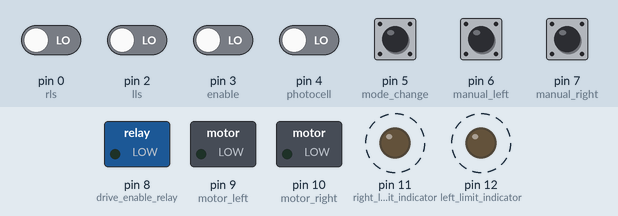
Recording of a sketch running on a simulated Arduino Uno, built with avr-gcc and run on an emulated ATmega328P. Parts: switched loads named in the sketch (green lamp = pin HIGH), output pins drawn as LEDs (lit = HIGH). Dashed ring = blinking. The test bench sets the inputs (shaded band); at power-on: pin 0 (rls), pin 2 (lls), pin 3 (enable), pin 4 (photocell), pin 5 (mode_change), pin 6 (manual_left), pin 7 (manual_right) LOW.

Above: at 2.8 s.
2.9 s: pin 3 (enable) driven HIGH
At 4.2 s:
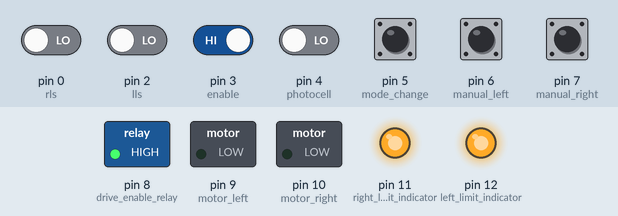
4.5 s: pin 0 (rls) driven HIGH
At 5.3 s:
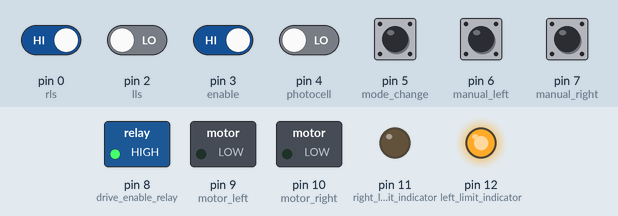
6.0 s: pin 2 (lls) driven HIGH
At 6.5 s:
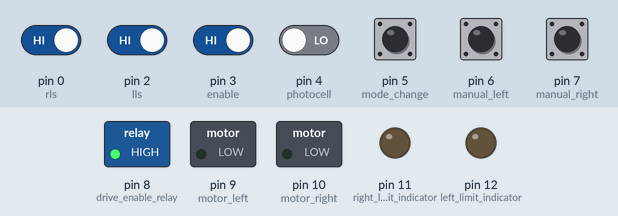
7.5 s: pin 5 (mode_change) pulled HIGH for 1.2 s
At 8.4 s:
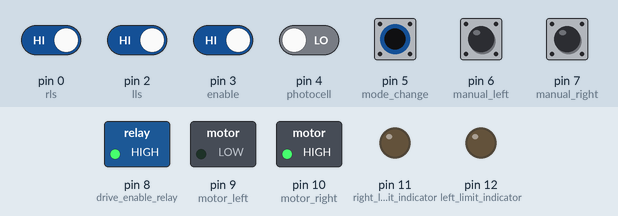
10.2 s: pin 6 (manual_left) pulled HIGH for 1.2 s
At 10.9 s:
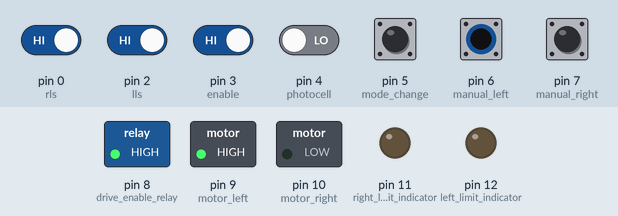
12.9 s: pin 0 (rls) driven LOW
At 14.1 s:
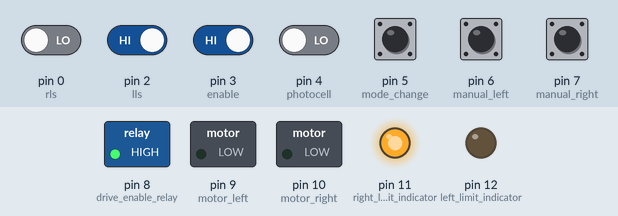
Timing chart, 0 to 15.4 s (numbered marks = the images above; inputs shaded):
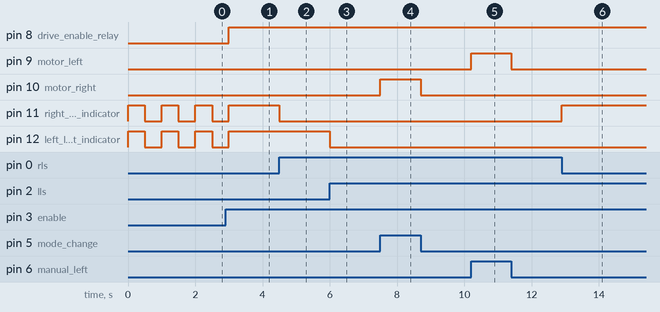

The sketch:

EPC_Controlling_ASHE.ino
```cpp
// Pin Number and Variabe decaration for Input
const int rls = 0;                          // Right Limit Switch
const int cls = 1;                          // Center Switch
const int lls = 2;                          // Left Limit Switch
const int enable = 3;                       // Enable Signal from Main PLC
const int photocell = 4;                    // Photocell input from Edge Dtector
const int mode_change = 5;                  // Mode Change Input From Auto Manual Switch
const int manual_left = 6;                  // Push Button Switch for run the Motor Left Direction
const int manual_right = 7;                 // Push Button Switch for run the Motor Left Direction
// Pin Number and Variabe decaration for OutPut
const int drive_enable_relay = 8;           //Drive Enable relay to enable the Motor Drive
const int motor_left = 9;                   //Output Signal to H-Bridge to Run Motor in Left Direction
const int motor_right = 10;                 //Output Signal to H-Bridge to Run Motor in Right Direction
const int right_limit_indicator = 11;       //Right Side Limit Switch to Stop the Motor
const int left_limit_indicator = 12;        //Left Side Limit Switch to Stop the Motor

// variable for reading the Input status of Input Switch, Initially all the variable are set to Zero
int rls_state = 0;
int cls_state = 0;
int lls_state = 0;
int enable_state = 0;
int photocell_state = 0;
int mode_change_state = 0;
int manual_left_state = 0;
int manual_right_state = 0;


void setup() {
  // Declaration the port as Input
  pinMode(rls, INPUT);
  pinMode(cls, INPUT);
  pinMode(lls, INPUT);
  pinMode(enable, INPUT);
  pinMode(photocell, INPUT);
  pinMode(mode_change, INPUT);
  pinMode(manual_left, INPUT);
  pinMode(manual_right, INPUT);
  // Declaration the port as Output
  pinMode(drive_enable_relay, OUTPUT);
  pinMode(motor_left, OUTPUT);
  pinMode(motor_right, OUTPUT);
  pinMode(left_limit_indicator, OUTPUT);
  pinMode(right_limit_indicator, OUTPUT);
}

void loop() {
  //Read the enable signal from PLC, if Enable signal is High it goes to Anable active function, or It will dancine Indicator!
  enable_state = digitalRead(enable);
  if(enable_state == HIGH){
    digitalWrite(drive_enable_relay, HIGH);
    enable_mode_active();
    }
  if(enable_state == LOW){
    digitalWrite(drive_enable_relay, LOW);
    blink_indicator_seq();
    }
}

  // It will check the mode of function, and decide to go automatic or Manual,
void enable_mode_active(){
  mode_change_state = digitalRead(mode_change);
    if(mode_change_state == HIGH){
       automatic_mode();
    }
     if(mode_change_state == LOW){
       manual_mode();
    }
  }
    // Flashing the indicator to show that the controller is not active yet or there is no signal from PLC.
void  blink_indicator_seq(){
  digitalWrite(right_limit_indicator, HIGH);
  digitalWrite(left_limit_indicator, HIGH);
  delay(500);
  digitalWrite(right_limit_indicator, LOW);
  digitalWrite(left_limit_indicator, LOW);
  delay(500);
  }


void manual_mode(){
  manual_left_state = digitalRead(manual_left);
  manual_right_state = digitalRead(manual_right);
  lls_state = digitalRead(lls);
  rls_state = digitalRead(rls);

  // For the left Manual Pushbutton
  if((manual_left_state == HIGH)&&(lls_state == HIGH)){
      digitalWrite(motor_left, HIGH);
      }else{
        digitalWrite(motor_left, LOW);
        }
  if(lls_state == LOW){
     digitalWrite(left_limit_indicator, HIGH);
    }else{
      digitalWrite(left_limit_indicator, LOW);
      }

  // For the Right Manual Pushbutton
  if((manual_right_state == HIGH)&&(rls_state == HIGH)){
      digitalWrite(motor_right, HIGH);
      }else{
        digitalWrite(motor_right, LOW);
        }
  if(rls_state == LOW){
     digitalWrite(right_limit_indicator, HIGH);
    }else{
      digitalWrite(right_limit_indicator, LOW);
      }
  }

  void automatic_mode(){
  photocell_state = digitalRead(photocell);
  lls_state = digitalRead(lls);
  rls_state = digitalRead(rls);

  // Photocell state high and move the motor left direction
  if((photocell_state == HIGH)&&(lls_state == HIGH)){
      digitalWrite(motor_left, HIGH);
      }else{
        digitalWrite(motor_left, LOW);
        }
  if(lls_state == LOW){
     digitalWrite(left_limit_indicator, HIGH);
    }else{
      digitalWrite(left_limit_indicator, LOW);
      }

    // Photocell state Low and move the motor Right direction
  if((photocell_state == LOW)&&(rls_state == HIGH)){
      digitalWrite(motor_right, HIGH);
      }else{
        digitalWrite(motor_right, LOW);
        }
  if(rls_state == LOW){
     digitalWrite(right_limit_indicator, HIGH);
    }else{
      digitalWrite(right_limit_indicator, LOW);
      }
    }
```

Measured:
- after the input at 2.9 s, pin 8 (drive_enable_relay): LOW → HIGH after 0.10 s; pin 11 (right_limit_indicator), pin 12 (left_limit_indicator): goes on until 3.0 s, then stays HIGH
- after the input at 4.5 s, pin 11 (right_limit_indicator): HIGH → LOW at once
- after the input at 6.0 s, pin 12 (left_limit_indicator): HIGH → LOW at once
- after the input at 7.5 s, pin 10 (motor_right): LOW → HIGH at once, → LOW 1.2 s later
- after the input at 10.2 s, pin 9 (motor_left): LOW → HIGH at once, → LOW 1.2 s later
- after the input at 12.9 s, pin 11 (right_limit_indicator): LOW → HIGH at once
- by itself, pin 11 (right_limit_indicator), pin 12 (left_limit_indicator): alternates HIGH for 0.50 s and LOW for 0.50 s
